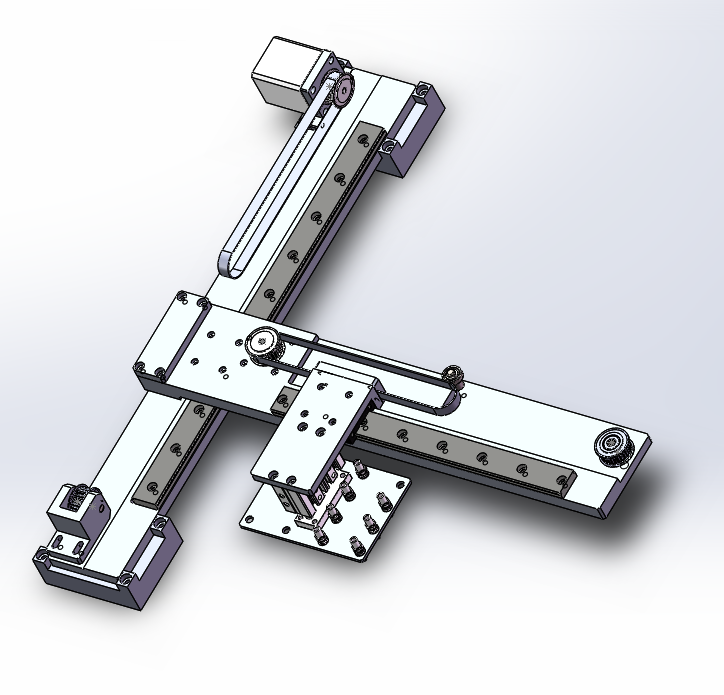
//> input picture opencvstudy/4-2/4-2/4-2/1.jpg, 724 x 695 px
$ ./main   (built with g++ and OpenCV 4)
//> lines starting //> are read from the running program, lines starting //| are printed output that depends on the picture; after the words box and inside, x2 and y2 are one past the last pixel; in counts of white or black regions, pixels touching at a corner belong together
#include "opencv2/highgui/highgui.hpp"
#include "opencv2/imgproc/imgproc.hpp"
using namespace cv;
using namespace std;

#define WINDOW_NAME1 "origin windows"
#define WINDOW_NAME2 "result windows"

Mat g_srcImage;
Mat g_grayImage;
int g_nThresh = 50;
int g_nMaxThresh = 255;
RNG g_rng(12345);

void on_ContoursChange(int, void *);

int main()
{
	g_srcImage = imread("1.jpg", 1);
//> g_srcImage is the input picture: 695 rows x 724 cols, CV_8UC3; mean B, G, R 221, 217.3, 215.4
	cvtColor(g_srcImage,g_grayImage,COLOR_BGR2GRAY);
	blur(g_grayImage, g_grayImage, Size(3, 3));
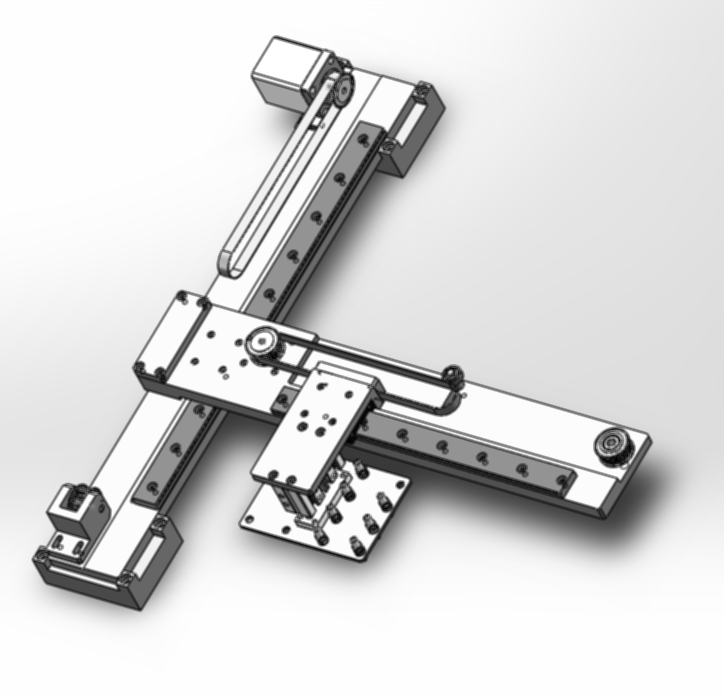
//> g_grayImage: 695 rows x 724 cols, CV_8UC1; min 0, max 255, mean 217.1
	namedWindow(WINDOW_NAME1, WINDOW_AUTOSIZE);
	imshow(WINDOW_NAME1, g_srcImage);
	createTrackbar("value:",WINDOW_NAME1,&g_nThresh,g_nMaxThresh,on_ContoursChange);
	on_ContoursChange(0, 0);
	waitKey(0);
	return 0;
}

void on_ContoursChange(int, void *)
{
	Mat threshold_output;
	vector<vector<Point>> contours;
	vector<Vec4i> hierarchy;
	threshold(g_grayImage,threshold_output,g_nThresh,255,THRESH_BINARY);
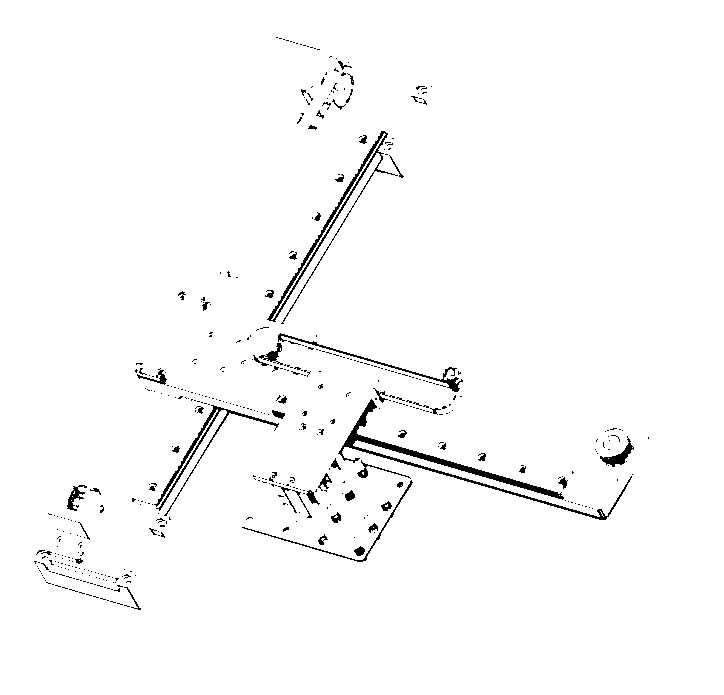
//> threshold_output: 695 rows x 724 cols, CV_8UC1; 98% white; 490 black regions (434 under 20 px)
	findContours(threshold_output, contours, hierarchy, RETR_TREE, CHAIN_APPROX_SIMPLE, Point(0, 0));
//> contours = 695 contours, 608 with area under 20; largest, box (x1, y1, x2, y2) and area: (0, 0, 724, 695) 501762, (337, 398, 633, 521) 3054, (266, 130, 396, 323) 1871, (153, 404, 280, 512) 1200, (277, 332, 464, 393) 820

	vector<vector<Point>> contours_poly(contours.size());
//> contours_poly = 695 empty contours
	vector<Rect>boundRect(contours.size());
	vector<Point2f>center(contours.size());
	vector<float>radius(contours.size());

	for (unsigned int i = 0; i < contours.size(); i++)
	{

	}
}
